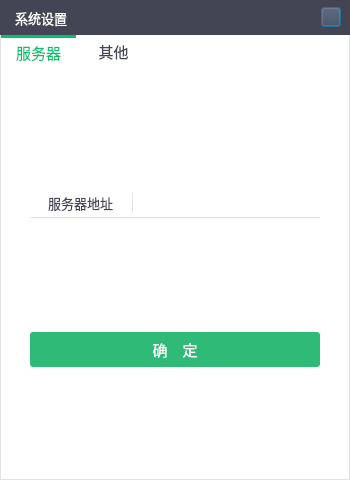
<?xml version="1.0" encoding="UTF-8"?>
<ui version="4.0">
 <class>STSettingClass</class>
 <widget class="QDialog" name="STSettingClass">
  <property name="geometry">
   <rect>
    <x>0</x>
    <y>0</y>
    <width>350</width>
    <height>480</height>
   </rect>
  </property>
  <property name="minimumSize">
   <size>
    <width>350</width>
    <height>480</height>
   </size>
  </property>
  <property name="maximumSize">
   <size>
    <width>350</width>
    <height>480</height>
   </size>
  </property>
  <property name="windowTitle">
   <string>STSetting</string>
  </property>
  <property name="styleSheet">
   <string notr="true">QDialog{
background-color: rgb(255, 255, 255);
}</string>
  </property>
  <layout class="QVBoxLayout" name="verticalLayout_3">
   <property name="spacing">
    <number>0</number>
   </property>
   <property name="leftMargin">
    <number>0</number>
   </property>
   <property name="topMargin">
    <number>0</number>
   </property>
   <property name="rightMargin">
    <number>0</number>
   </property>
   <property name="bottomMargin">
    <number>0</number>
   </property>
   <item>
    <widget class="QWidget" name="widTitle" native="true">
     <property name="minimumSize">
      <size>
       <width>0</width>
       <height>35</height>
      </size>
     </property>
     <property name="maximumSize">
      <size>
       <width>16777215</width>
       <height>35</height>
      </size>
     </property>
     <property name="styleSheet">
      <string notr="true">background-color: #434555;</string>
     </property>
     <layout class="QHBoxLayout" name="horizontalLayout_10">
      <property name="spacing">
       <number>0</number>
      </property>
      <property name="leftMargin">
       <number>15</number>
      </property>
      <property name="topMargin">
       <number>0</number>
      </property>
      <property name="rightMargin">
       <number>0</number>
      </property>
      <property name="bottomMargin">
       <number>0</number>
      </property>
      <item>
       <widget class="QLabel" name="label_3">
        <property name="font">
         <font>
          <family>微软雅黑</family>
          <pointsize>10</pointsize>
         </font>
        </property>
        <property name="styleSheet">
         <string notr="true">color: rgb(255, 255, 255);</string>
        </property>
        <property name="text">
         <string>系统设置</string>
        </property>
       </widget>
      </item>
      <item>
       <spacer name="horizontalSpacer_5">
        <property name="orientation">
         <enum>Qt::Horizontal</enum>
        </property>
        <property name="sizeHint" stdset="0">
         <size>
          <width>448</width>
          <height>20</height>
         </size>
        </property>
       </spacer>
      </item>
      <item>
       <widget class="QWidget" name="widget_17" native="true">
        <layout class="QHBoxLayout" name="horizontalLayout_9">
         <property name="topMargin">
          <number>0</number>
         </property>
         <property name="bottomMargin">
          <number>0</number>
         </property>
         <item>
          <widget class="QPushButton" name="pbClose">
           <property name="minimumSize">
            <size>
             <width>20</width>
             <height>20</height>
            </size>
           </property>
           <property name="maximumSize">
            <size>
             <width>20</width>
             <height>20</height>
            </size>
           </property>
           <property name="styleSheet">
            <string notr="true">
QPushButton{border-image: url(:/STSample/Resources/images/close.png);}

QPushButton:hover:!pressed {
	
	background-color: #ff6741;
}</string>
           </property>
           <property name="text">
            <string/>
           </property>
          </widget>
         </item>
        </layout>
       </widget>
      </item>
     </layout>
    </widget>
   </item>
   <item>
    <widget class="QWidget" name="widget_2" native="true">
     <property name="styleSheet">
      <string notr="true">QWidget#widget_2{border-bottom: 1px solid #e3e3e3;border-left: 1px solid #e3e3e3;
border-right: 1px solid #e3e3e3;}</string>
     </property>
     <layout class="QVBoxLayout" name="verticalLayout">
      <property name="spacing">
       <number>0</number>
      </property>
      <property name="leftMargin">
       <number>1</number>
      </property>
      <property name="topMargin">
       <number>0</number>
      </property>
      <property name="rightMargin">
       <number>1</number>
      </property>
      <property name="bottomMargin">
       <number>1</number>
      </property>
      <item>
       <widget class="QTabWidget" name="tabWidget">
        <property name="font">
         <font>
          <family>微软雅黑</family>
          <pointsize>11</pointsize>
         </font>
        </property>
        <property name="autoFillBackground">
         <bool>false</bool>
        </property>
        <property name="styleSheet">
         <string notr="true">QTabWidget{background-color: #ffffff;}
QTabWidget::pane{border:0px;}

/*QTabWidget::tab-bar{alignment:center;}*/

#tabWidget QTabBar::tab
{
    min-width: 75px;
    min-height: 28px;
	font: 12pt &quot;微软雅黑&quot;;
}


#tabWidget QTabBar::tab:selected
{
    border-top: 3px solid #00c36e;
	color:#00c36e;
}

#tabWidget QTabBar::tab:!selected
{
    border-top: 0px;
	color: rgb(67, 69, 85);
}
</string>
        </property>
        <property name="tabPosition">
         <enum>QTabWidget::North</enum>
        </property>
        <property name="tabShape">
         <enum>QTabWidget::Rounded</enum>
        </property>
        <property name="currentIndex">
         <number>0</number>
        </property>
        <property name="elideMode">
         <enum>Qt::ElideMiddle</enum>
        </property>
        <property name="usesScrollButtons">
         <bool>false</bool>
        </property>
        <property name="tabsClosable">
         <bool>false</bool>
        </property>
        <property name="tabBarAutoHide">
         <bool>false</bool>
        </property>
        <widget class="QWidget" name="twServer">
         <attribute name="title">
          <string>服务器</string>
         </attribute>
         <layout class="QVBoxLayout" name="verticalLayout_2">
          <item>
           <spacer name="verticalSpacer">
            <property name="orientation">
             <enum>Qt::Vertical</enum>
            </property>
            <property name="sizeHint" stdset="0">
             <size>
              <width>20</width>
              <height>94</height>
             </size>
            </property>
           </spacer>
          </item>
          <item>
           <widget class="QWidget" name="widget" native="true">
            <layout class="QHBoxLayout" name="horizontalLayout">
             <property name="spacing">
              <number>0</number>
             </property>
             <property name="leftMargin">
              <number>20</number>
             </property>
             <property name="topMargin">
              <number>10</number>
             </property>
             <property name="rightMargin">
              <number>20</number>
             </property>
             <property name="bottomMargin">
              <number>5</number>
             </property>
             <item>
              <widget class="QWidget" name="widget_8" native="true">
               <property name="minimumSize">
                <size>
                 <width>0</width>
                 <height>30</height>
                </size>
               </property>
               <property name="maximumSize">
                <size>
                 <width>16777215</width>
                 <height>30</height>
                </size>
               </property>
               <property name="styleSheet">
                <string notr="true">QWidget#widget_8{border: 0px;border-bottom: 1px solid #e3e3e3;}
</string>
               </property>
               <layout class="QHBoxLayout" name="horizontalLayout_7">
                <property name="leftMargin">
                 <number>5</number>
                </property>
                <property name="topMargin">
                 <number>5</number>
                </property>
                <property name="rightMargin">
                 <number>5</number>
                </property>
                <property name="bottomMargin">
                 <number>5</number>
                </property>
                <item>
                 <widget class="QLabel" name="label">
                  <property name="font">
                   <font>
                    <family>微软雅黑</family>
                    <pointsize>10</pointsize>
                   </font>
                  </property>
                  <property name="styleSheet">
                   <string notr="true">color: rgb(67, 69, 85);</string>
                  </property>
                  <property name="text">
                   <string>　服务器地址　</string>
                  </property>
                 </widget>
                </item>
                <item>
                 <widget class="QWidget" name="widget_9" native="true">
                  <property name="minimumSize">
                   <size>
                    <width>10</width>
                    <height>0</height>
                   </size>
                  </property>
                  <property name="maximumSize">
                   <size>
                    <width>10</width>
                    <height>16777215</height>
                   </size>
                  </property>
                  <property name="font">
                   <font>
                    <family>Adobe Arabic</family>
                   </font>
                  </property>
                  <property name="styleSheet">
                   <string notr="true">border: 0px;border-left: 1px solid #e3e3e3;
</string>
                  </property>
                 </widget>
                </item>
               </layout>
              </widget>
             </item>
             <item>
              <widget class="QLineEdit" name="leServerIP">
               <property name="minimumSize">
                <size>
                 <width>0</width>
                 <height>30</height>
                </size>
               </property>
               <property name="maximumSize">
                <size>
                 <width>16777215</width>
                 <height>30</height>
                </size>
               </property>
               <property name="font">
                <font>
                 <family>微软雅黑</family>
                 <pointsize>11</pointsize>
                </font>
               </property>
               <property name="styleSheet">
                <string notr="true">color: rgb(67, 69, 85);border: 0px;border-bottom: 1px solid #e3e3e3;
</string>
               </property>
               <property name="maxLength">
                <number>20</number>
               </property>
              </widget>
             </item>
            </layout>
           </widget>
          </item>
          <item>
           <spacer name="verticalSpacer_2">
            <property name="orientation">
             <enum>Qt::Vertical</enum>
            </property>
            <property name="sizeHint" stdset="0">
             <size>
              <width>20</width>
              <height>94</height>
             </size>
            </property>
           </spacer>
          </item>
          <item>
           <widget class="QWidget" name="widget_5" native="true">
            <layout class="QHBoxLayout" name="horizontalLayout_4">
             <property name="spacing">
              <number>0</number>
             </property>
             <property name="leftMargin">
              <number>20</number>
             </property>
             <property name="topMargin">
              <number>0</number>
             </property>
             <property name="rightMargin">
              <number>20</number>
             </property>
             <property name="bottomMargin">
              <number>0</number>
             </property>
             <item>
              <widget class="QPushButton" name="pbConfirm">
               <property name="minimumSize">
                <size>
                 <width>0</width>
                 <height>35</height>
                </size>
               </property>
               <property name="maximumSize">
                <size>
                 <width>16777215</width>
                 <height>35</height>
                </size>
               </property>
               <property name="font">
                <font>
                 <family>微软雅黑</family>
                 <pointsize>11</pointsize>
                </font>
               </property>
               <property name="styleSheet">
                <string notr="true">

QPushButton {
	border-radius: 3px;
	color: rgb(255, 255, 255);
	background-color: rgb(48, 186, 120);
}
QPushButton:hover:pressed {
	background-color: rgb(48, 186, 120);
}
QPushButton:hover:!pressed {
	
	background-color: rgb(109, 206, 160);
}</string>
               </property>
               <property name="text">
                <string>确　定</string>
               </property>
              </widget>
             </item>
            </layout>
           </widget>
          </item>
          <item>
           <spacer name="verticalSpacer_3">
            <property name="orientation">
             <enum>Qt::Vertical</enum>
            </property>
            <property name="sizeHint" stdset="0">
             <size>
              <width>20</width>
              <height>94</height>
             </size>
            </property>
           </spacer>
          </item>
         </layout>
        </widget>
        <widget class="QWidget" name="twOther">
         <attribute name="title">
          <string>其他</string>
         </attribute>
         <layout class="QVBoxLayout" name="verticalLayout_4">
          <property name="topMargin">
           <number>30</number>
          </property>
         </layout>
        </widget>
       </widget>
      </item>
     </layout>
    </widget>
   </item>
  </layout>
 </widget>
 <resources>
  <include location="stsample.qrc"/>
 </resources>
 <connections/>
</ui>
